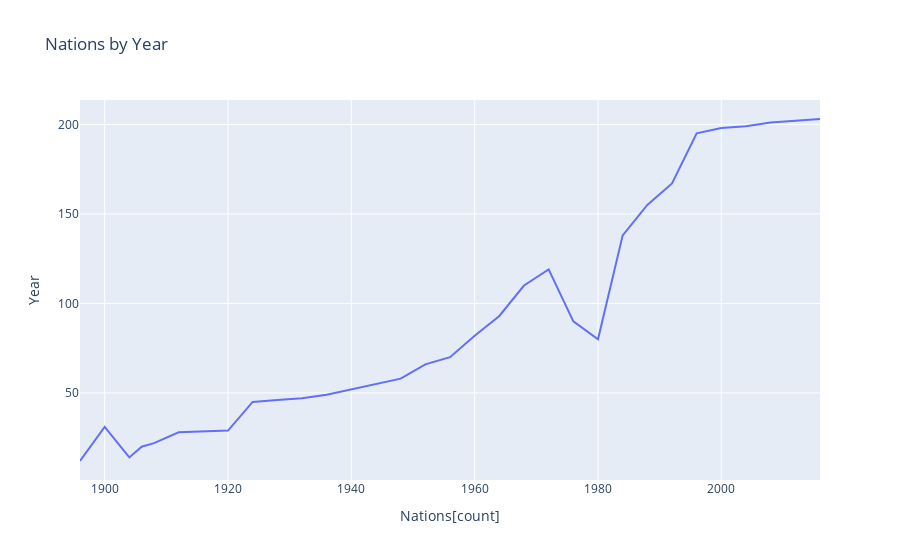

The code cell stored with this chart in its notebook:
### Code cell
# Nations by year
nations_by_year = df.groupby("Year")["region"].nunique().sort_index().to_frame().reset_index().rename(columns={"region": "nation_count"})

import plotly.express as px
fig = px.line(
    data_frame=nations_by_year,
    x="Year",
    y="nation_count",
    title="Nations by Year"
)

fig.update_layout(xaxis_title="Nations[count]", yaxis_title="Year")
fig.show()

### Figure 1 — Plotly figure (JSON) as saved in the notebook; plotly's stock layout.template omitted (floating-point values rounded to 4 significant figures)
{"data": [{"hovertemplate": "Year=%{x}<br>nation_count=%{y}<extra></extra>", "legendgroup": "", "line": {"color": "#636efa", "dash": "solid"}, "marker": {"symbol": "circle"}, "mode": "lines", "name": "", "orientation": "v", "showlegend": false, "type": "scatter", "x": [1896, 1900, 1904, 1906, 1908, 1912, 1920, 1924, 1928, 1932, 1936, 1948, 1952, 1956, 1960, 1964, 1968, 1972, 1976, 1980, 1984, 1988, 1992, 1996, 2000, 2004, 2008, 2012, 2016], "xaxis": "x", "y": [12, 31, 14, 20, 22, 28, 29, 45, 46, 47, 49, 58, 66, 70, 82, 93, 110, 119, 90, 80, 138, 155, 167, 195, 198, 199, 201, 202, 203], "yaxis": "y"}], "layout": {"legend": {"tracegroupgap": 0}, "title": {"text": "Nations by Year"}, "xaxis": {"anchor": "y", "domain": [0, 1], "title": {"text": "Nations[count]"}}, "yaxis": {"anchor": "x", "domain": [0, 1], "title": {"text": "Year"}}}}
